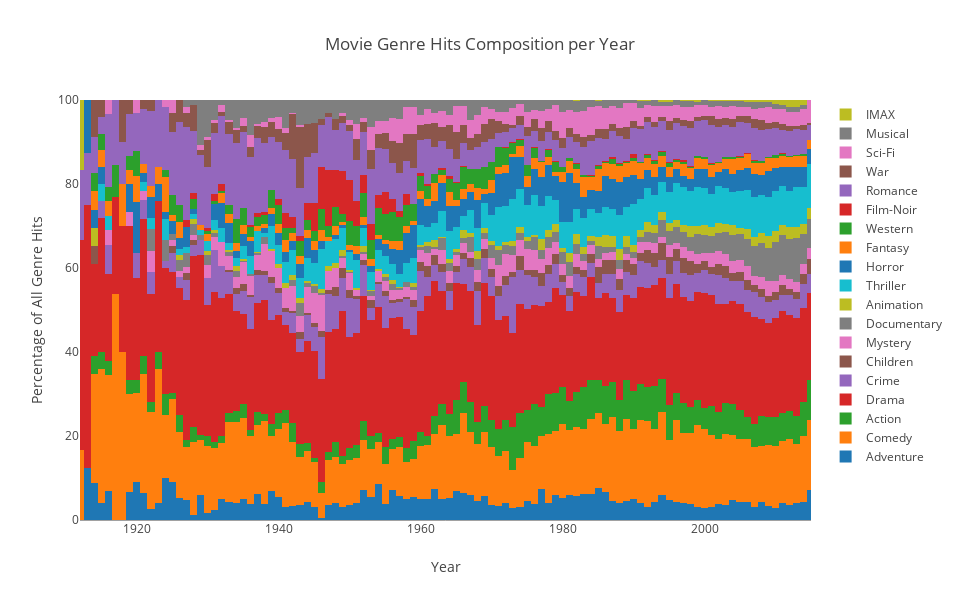

Source (notebook cell):
### Code cell
# Now, plot a stacked bar chart depicting the PERCENTAGE of each genre of all counts per year

data = [
    go.Bar(
        x=movies_yearly_genre_counts_normalized.index.values,
        y=movies_yearly_genre_counts_normalized[genre],
        name=genre
    ) for genre in unique_genres
]

layout = go.Layout(
    barmode='stack',
    title='Movie Genre Hits Composition per Year',
    yaxis={'title': 'Percentage of All Genre Hits', 'range': [0,100]},
    xaxis={'title': 'Year', 'range': [1912,2015]},
    bargap=0.0,
    autosize=False,
    width=960,
    height=600,
    hovermode='closest'
)

fig = go.Figure(data=data, layout=layout)
plot(fig, filename='genre-hits-composition-per-year')
